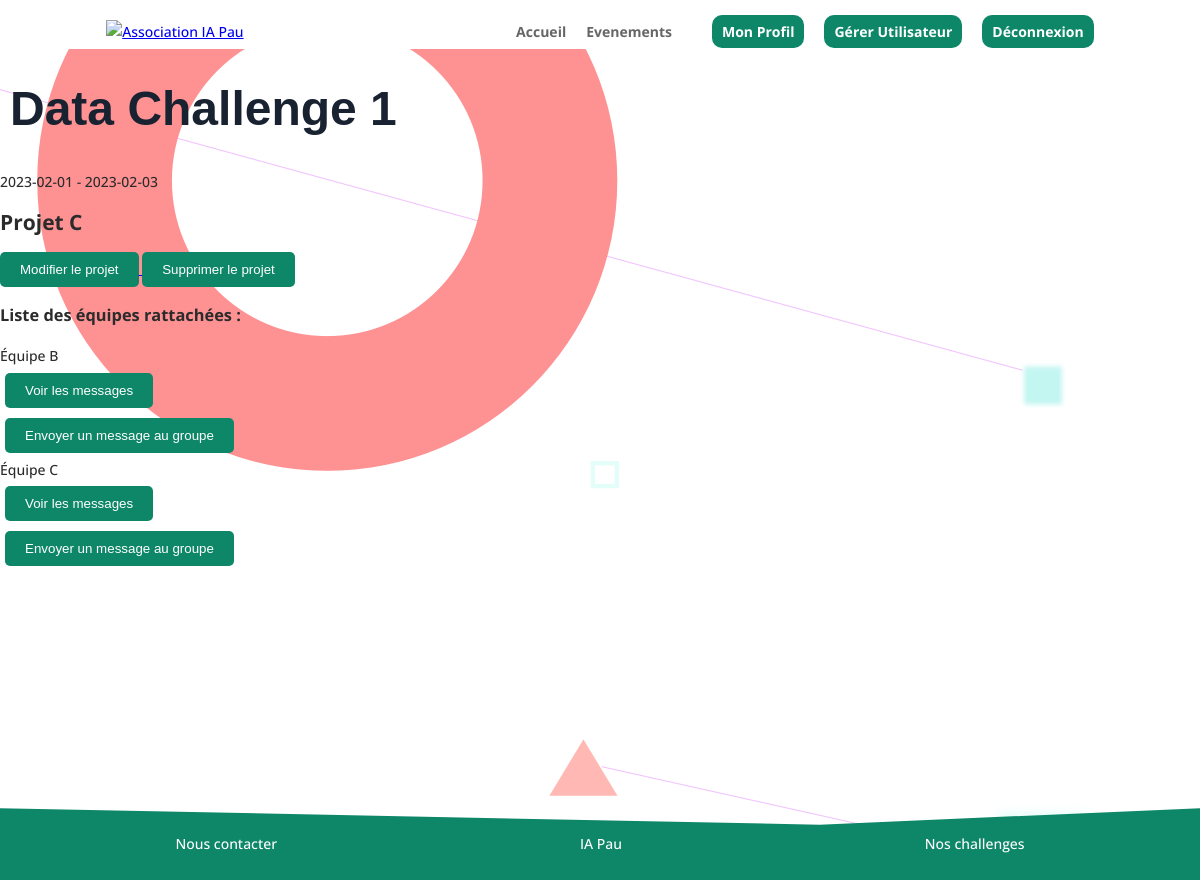
Screenshot of /?page=syntheseProjet&projet=3 (signed in) with the database file from the repository.
### tables this page shows
CREATE TABLE Evenement(
    idEvenement int AUTO_INCREMENT,
    nomEvenement varchar(64) NOT NULL,
    dateDebut date,
    dateFin date,
    descriptionEvent varchar(264),
    imageEvent varchar(1024),
    typeEvenement varchar(30),
    PRIMARY KEY (idEvenement),
    CONSTRAINT check_typeEvenement CHECK (typeEvenement IN ('dataBattle', 'dataChallenge'))
);

CREATE TABLE ProjetData(
    idProjetData int NOT NULL AUTO_INCREMENT,
    idEvenement int NOT NULL,
  
    nomProjet varchar(512) NOT NULL,
    description varchar(1024),
    image varchar(1024),
    urlFichier varchar(1024),
    urlVideo varchar(1024),
    conseil varchar(1024),
    consigne varchar(1024),
    PRIMARY KEY (idProjetData),
    FOREIGN KEY (idEvenement) REFERENCES Evenement(idEvenement) ON DELETE CASCADE
 
);

CREATE TABLE Equipe(
    idEquipe int NOT NULL AUTO_INCREMENT,
    nomEquipe varchar(255) NOT NULL,
    idCapitaine int NOT NULL,
    idProjetData int NOT NULL,
    PRIMARY KEY (idEquipe),
    FOREIGN KEY (idCapitaine) REFERENCES Utilisateur(idUtilisateur) ON DELETE CASCADE,
    FOREIGN KEY (idProjetData) REFERENCES ProjetData(idProjetData) ON DELETE CASCADE
);

### action/bdd.php (called while the page is built, shortened)
<?php
require_once('database_login.php');
function connect()
{
    $connexion = null;
    global $username;
    global $password;
    global $bddname;
    global $port;
    try {
        $connexion = new PDO(
            'mysql:host=localhost;dbname=' . $bddname . ';charset=utf8' . ';port=' . $port,
            $username,
            $password
        );
    } catch (Exception $e) {
        die('Erreur : ' . $e->getMessage());
    }
    return $connexion;
}
function getUser($mail)
{
    try {
        $conn = connect();
        $sqlQuery = "SELECT * FROM Utilisateur WHERE email LIKE :email";
        $statement = $conn->prepare($sqlQuery);
        $statement->bindParam(':email', $mail);
        $statement->execute();
        $result = $statement->fetchAll();
        return $result;
    } catch (Exception $e) {
        die('Erreur : ' . $e->getMessage());
    }
}
    function getEvenementbyProjet($idProjet){
        try{
            $conn = connect();
            $sqlQuery = "SELECT Evenement.*
                        FROM Evenement
                        INNER JOIN ProjetData ON Evenement.idEvenement = ProjetData.idEvenement
                        WHERE ProjetData.idProjetData = :idProjet";
            $statement = $conn->prepare($sqlQuery);
            $statement->bindParam(':idProjet', $idProjet);
            $statement->execute();
            $result = $statement->fetch();
            return $result;
        }
        catch(Exception $e){
            die('Erreur : '.$e->getMessage());
        }
    }
function getEquipesProjet($idProjet)
{
    try {
        $conn = connect();
        $sqlQuery = "SELECT DISTINCT e.nomEquipe, e.idEquipe
                        FROM Equipe e
                        WHERE idProjetData = :idProjet";
        $statement = $conn->prepare($sqlQuery);
        $statement->bindParam(':idProjet', $idProjet);
        $statement->execute();
        $result = $statement->fetchAll();
        return $result;
    } catch (PDOException $e) {
        echo 'Erreur : ' . $e->getMessage();
        return false;
    }
}
function getProjetbyID($idProjet)
{
    try {
        $conn = connect();
        $sqlQuery = "SELECT *
                        FROM ProjetData
                        WHERE idProjetData = :idProjet";
        $statement = $conn->prepare($sqlQuery);
        $statement->bindParam(':idProjet', $idProjet);
        $statement->execute();
        $result = $statement->fetch();
        return $result;
    } catch (PDOException $e) {
        echo 'Erreur : ' . $e->getMessage();
        return false;
    }
}
?>

### pages/syntheseProjet.php (the view, shortened to what this page needs)
<?php
    if (isset($_SESSION['email'])){
        $user = getUser($_SESSION['email']);
        if(isset($_GET['projet'])){
            $idProjet = $_GET['projet'];
        }
        $challenge = getEvenementbyProjet($idProjet);
        $equipes = getEquipesProjet($idProjet);
        $projet = getProjetbyID($idProjet);
        if ( ($user[0]['type'] == "Administrateur") || ($user[0]['type'] == "Gestionnaire" && checkGestionnaireProjetData($user[0]['email'], $idProjet) ) || ($user[0]['type'] == "Gestionnaire" && checkGestionnaireInterne($user[0]['email'])))  {
            echo '<h1>'. $challenge['nomEvenement'] . '</h3>';
            echo '<p>'. $challenge['dateDebut'].' - '.$challenge['dateFin'].'</p>';
            echo '<h2>'. $projet['nomProjet'] . '</h2>';
            if (isset($_SESSION['email']) && $user[0]['type'] == "Administrateur") {
                echo '          <a href="/?page=modifierProjet&projet='.$projet['idProjetData'].'"> ';
                echo '              <button name="creation"> Modifier le projet </button> ';
                echo '          </a>';
            }
            if (isset($_SESSION['email']) && ( ($user[0]['type'] == "Administrateur")) ) {
                echo '              <button name="supprimer" id-projet="'.$projet['idProjetData'].'" onclick="supprimerProjet(this)"> Supprimer le projet </button>';
            }
            echo '<h3> Liste des équipes rattachées : </h3>';
            foreach ($equipes as $equipe){?>
                <div id="liste-equipes">
                    <div class="nom-equipe">
                        <?php echo $equipe['nomEquipe'] ?>
                    </div>
                    <div class="messages">
                        <form action="/?page=viewMessageTeam" method="POST">
                            <input type="submit" value="Voir les messages"/>
                        </form>
                    </div>
                    <div class="sendGroupMessage">
                        <form action="/?page=groupeMessage" method="POST">
                            <input type="submit" value="Envoyer un message au groupe"/>
                        </form>
                    </div>
                </div>
            <?php
            }
        }
        else{
            header ('Location: /?page=404');
            }
        }
    else{
    header ('Location: /?page=404');
    }
    ?>

### styles/global.css (style rules this page uses)
body { position: relative; margin: 0; padding-bottom: 6rem; min-height: 100%; font-family: Open Sans,Arial,sans-serif; font-size: 14px; color: #2b2b2b; line-height: 1.7em; font-weight: 500; background-color: rgb(255, 255, 255); background-image: url(/images/background.png); }
html { height: 100%; box-sizing: border-box; }
*, *:before, *:after { box-sizing: inherit; }
#content h1 { margin-top: 30px; margin-left: 10px; font-family: 'Ubuntu',Helvetica,Arial,Lucida,sans-serif; font-weight: 700; font-size: 48px; color: #192231; line-height: 1.2em; }
button { background-color: #0e8769; color: white; border-radius: 5px; padding: 10px 20px; border: none; transition: color 0.3s ease; font-family: 'Ubuntu',Helvetica,Arial,Lucida,sans-serif !important; cursor: pointer; }
input[type="submit"] { background-color: #0e8769; color: white; margin: 5px; border-radius: 5px; padding: 10px 20px; border: none; transition: color 0.3s ease; font-family: 'Ubuntu',Helvetica,Arial,Lucida,sans-serif !important; cursor: pointer; }

### styles/component/accueil.css (style rules this page uses)
p { margin-bottom: 0; }

### rows the page displays
evenement: nomEvenement "Data Challenge 1", dateDebut "2023-02-01", dateFin "2023-02-03"
projetdata: nomProjet "Projet C"
equipe: nomEquipe "Équipe B"
equipe: nomEquipe "Équipe C"
